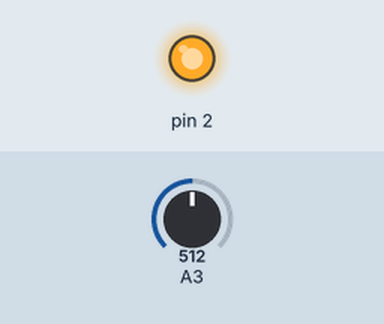
Bench run of a sketch on a simulated Arduino Uno, built with avr-gcc and run on an emulated ATmega328P. Parts: output pins drawn as LEDs (lit = HIGH). The inputs (shaded band) are chosen by the test bench; at power-on: A3 = 512.

Above: at 1.2 s.
1.3 s: A3 set to 126
2.8 s: A3 set to 109
At 3.7 s:
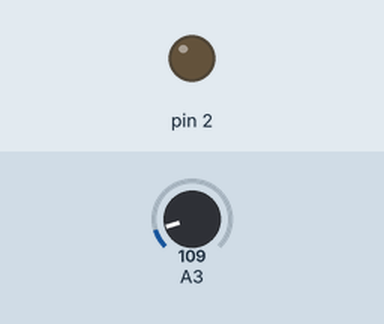
4.4 s: A3 set to 122
At 5.0 s:
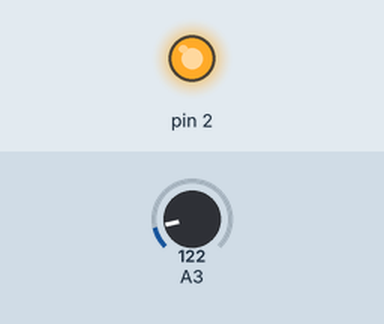
6.0 s: A3 set to 0
At 7.2 s:
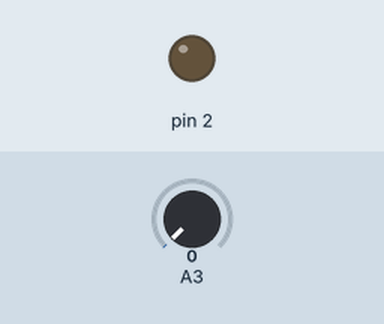
Timing chart, 0 to 8.7 s (numbered marks = the images above; inputs shaded):
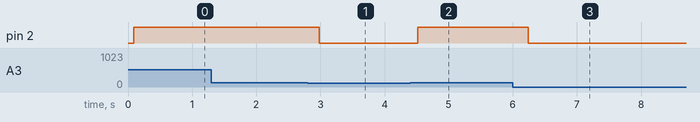

Measured:
- the behaviour switches between 121 and 120 on A3 (found by bisection; images 0 and 1)
- after the input at 1.3 s, every drawn part: stays the same
- after the input at 2.8 s, pin 2: HIGH → LOW after 0.18 s
- after the input at 4.4 s, pin 2: LOW → HIGH after 0.12 s
- after the input at 6.0 s, pin 2: HIGH → LOW after 0.24 s

The sketch:

lightsensor.ino
```cpp
#define PhC_PIN PB3                       //Define the Photoconductive Cell Pin
#define LED_PIN PB2                       //Define the LED Pin
int phcellReading;                        //Variable for PhCell Reading

#include <SoftwareSerial.h>               //Including the SoftwareSerial library
#define RX PB0                            //Defining the MOSI Pin as RX
#define TX PB1                            //Defining the MISO Pin as TX
SoftwareSerial mySerial(RX, TX);          //Defining the SoftwareSerial Pins (RX, TX)

void setup() {
  mySerial.begin(2400);                   //Opening the serial, 2400 as data rate
  pinMode(PhC_PIN, INPUT_PULLUP);         //Setup the internal Pullup
  pinMode(LED_PIN, OUTPUT);
}

void loop(){
  phcellReading = analogRead(PhC_PIN);  //Read the PhCell
  mySerial.print("Analog reading = ");
  mySerial.println(phcellReading);      //Print PhCell
  if(phcellReading > 120){              //If low brightness
    digitalWrite(LED_PIN, HIGH);        //Light up LED
  }else{
    digitalWrite(LED_PIN, LOW);        //turn off LED
  }
  delay(100);                           //wait a bit
}
```
